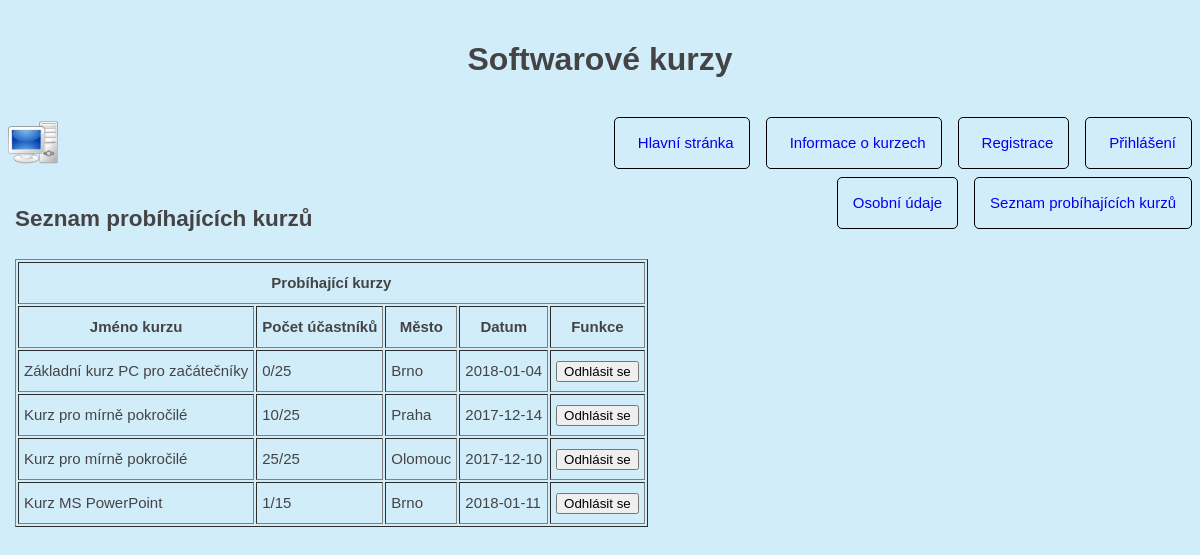
The page /course_on.php on the database its author committed.
### tables this page shows
CREATE TABLE IF NOT EXISTS `listed_course` (
  `id` int(11) NOT NULL AUTO_INCREMENT,
  `id_course` int(11) NOT NULL,
  `city` varchar(50) NOT NULL,
  `number_logged` int(11) NOT NULL,
  `date` date NOT NULL,
  PRIMARY KEY (`id`)
);

CREATE TABLE IF NOT EXISTS `course` (
  `id_course` int(11) NOT NULL AUTO_INCREMENT,
  `name` text NOT NULL,
  `lector` text NOT NULL,
  `max_capacity` int(11) NOT NULL,
  `price_person` int(11) NOT NULL,
  `price_firm` int(11) NOT NULL,
  `cost_course` int(11) NOT NULL,
  `information` text NOT NULL,
  PRIMARY KEY (`id_course`)
);

### course_on.php (the view, shortened to what this page needs)
<?php
    require_once("header.php");
?>
<?php
    require_once("person_area.php");
?>
<?php
    echo '<h2>Seznam probíhajících kurzů</h2>
          <table border="1" cellpadding="5" cellspacing="2" summary="Probíhající kurzy" id="Table2">
          <tbody>
          <tr>
            <th colspan="5" scope="colgroup">Probíhající kurzy</th>
          </tr>
          <tr>
            <th scope="col" abbr="Name">Jméno kurzu</th>
            <th scope="col" abbr="Tutor">Počet účastníků</th>
            <th scope="col">Město</th>
            <th scope="col">Datum</th>
            <th scope="col">Funkce</th>
          </tr>';
    $email = $_SESSION['email'];
    $result = $mysqli->query("SELECT * FROM `users` WHERE email = '".$email."'");
    $user = $result->fetch_assoc();
    $list_course = $mysqli->query("SELECT * FROM `listed_course`");
    for($i = 1; $i <= ($list_course->num_rows); $i++)
    {
        $course_on = $list_course->fetch_assoc();
        $result = $mysqli->query("SELECT * FROM `course`, `listed_course` WHERE listed_course.id = '".$course_on['id']."' AND course.id_course = listed_course.id_course");
        $course_all = $result->fetch_assoc();
        echo '<tr>
              <td scope="row">'.$course_all['name'].'</td>
              <td>'.$course_on['number_logged'].'/'.$course_all['max_capacity'].'</td>
              <td>'.$course_on['city'].'</td>
              <td>'.$course_on['date'].'</td>';
        if($user['firm'] == 3)
        {
            echo '<td>
                  <form action="delete_course_on.php" method="post" name="delete_course_on">
                      <input type="hidden"  name="course" value="'.$course_on['id'].'"" />
                      <input type="submit" name="btn_submit_delete_course" value="Odstranit kurz" />
                  </form>
                  </td>';
        }elseif($user['firm'] == 0)
        {
            $is_member = $mysqli->query("SELECT * FROM `member_of_course` WHERE id_l_course = '".$course_on['id']."' AND id_member = '".$user['id']."' ");
            $is_mem = $is_member->fetch_assoc();
            if($user['id'] == $is_mem['id_member'])
            {
                echo '<td>
	                    <form action="log_out_course.php" method="post" name="log_out_course">
	                        <input type="hidden"  name="course_log" value="'.$course_on['id'].'"" />
	                        <input type="hidden"  name="member_log" value="'.$user['id'].'"" />
	                        <input type="submit" name="btn_submit_logout_course" value="Odhlásit se" />
	                    </form>
	                    </td>';
            }
        }
        else
        {
            echo '<td></td>';
        }
        echo '</tr>';
    }
?>
<?php
    require_once("footer.php");
?>

### header.php (shortened to what this page needs)
<!DOCTYPE HTML PUBLIC "-//W3C//DTD HTML 4.01//EN" "http://www.w3.org/TR/html4/strict.dtd">
<html>
<head>
    <link rel="stylesheet" type="text/css" href="css/styles.css">
</head>
<body>
<div id="header">
    <h2>Softwarové kurzy</h2>
    <a href="index.php"><img src="pc.png" href="index.php" width="50" height="50" alt="pc"></a>
    <div id="auth_block">
            <div id="main">
                <a href="index.php">Hlavní stránka</a>
            </div>
    <div id="link_info">
                <a href="kurs_info.php">Informace o kurzech</a>
    </div>
    <?php
        if(!isset($_SESSION['email']) && !isset($_SESSION['password'])){
    ?>
            <div id="link_register">
                <a href="form_register.php">Registrace</a>
            </div>
            <div id="link_auth">
                <a href="form_auth.php">Přihlášení</a>
            </div>
    <?php
        }
    ?>
    </div>
</div>

### person_area.php (shortened to what this page needs)
<?php
    require_once("header.php");
?>
<?php
      require_once("dbconnect.php");
      $email = $_SESSION['email'];
      $result = $mysqli->query("SELECT firm FROM `users` WHERE email = '".$email."'");
      $row = $result->fetch_assoc();
?>
<div id="person_block">
<?php
      if($row['firm'] == 3){
?>
      <div id="person_info">
          <a href="person_info.php">Osobní údaje</a>
      </div>
      <div id="course_on">
          <a href="course_on.php">Seznam probíhajících kurzů</a>
      </div>
      <div id="member">
          <a href="member.php">Seznam účastníků v kurzech</a>
      </div>
      <div id="course_new">
          <a href="course_new.php">Vytvoření nového kurzu</a>
      </div>
      <div id="take_order">
          <a href="take_order.php">Objednávky</a>
      </div>
      <div id="economic">
          <a href="economic.php">Ekonomická stránka</a>
      </div>
      <div id="administration">
          <a href="administration.php">Administrace</a>
      </div>
<?php
      }elseif($row['firm'] == 0) {
?>
      <div id="person_info">
          <a href="person_info.php">Osobní údaje</a>
      </div>
      <div id="course_on">
          <a href="course_on.php">Seznam probíhajících kurzů</a>
      </div>
<?php
      }
?>
</div>
<div id="content">

### footer.php
</div>
</body>
</html>

### css/styles.css (style rules this page uses)
body { font-family: "Raleway", Helvetica, Arial, "Lucida Grande", sans-serif; font-size: 15px; margin: 0; padding: 0; line-height: 2; color: #444; background: #d2edfa; }
#header h2 { font-size: 24pt; text-align: center; }
#header a { float: left; margin-left: 8px; }
#auth_block, #person_block { float: right; overflow: hidden; }
#auth_block a, #person_block a { text-decoration: none; }
#main, #link_info, #person_area, #link_logout, #link_register, #link_auth, #person_info, #course_on, #course_new, #member, #take_order, #economic, #administration, #look_order, #make_order { border: 1px solid black; text-align: center; margin-left: 8px; margin-right: 8px; border-radius: 5px; padding: 15px; line-height: 20px; float: left; overflow: auto; }
#content { margin-left: 15px; margin-right: 15px; }

### rows shown on the page
listed_course: id_course.name "Základní kurz PC pro začátečníky", number_logged "0", id_course.max_capacity "25", city "Brno", date "2018-01-04"
listed_course: id_course.name "Kurz pro mírně pokročilé", number_logged "10", id_course.max_capacity "25", city "Praha", date "2017-12-14"
listed_course: id_course.name "Kurz pro mírně pokročilé", number_logged "25", id_course.max_capacity "25", city "Olomouc", date "2017-12-10"
listed_course: id_course.name "Kurz MS PowerPoint", number_logged "1", id_course.max_capacity "15", city "Brno", date "2018-01-11"
